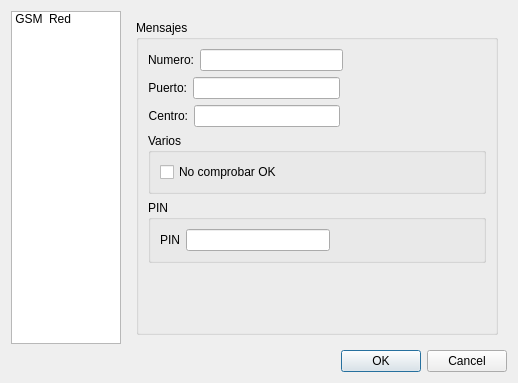
<?xml version="1.0" encoding="UTF-8"?>
<ui version="4.0">
 <class>menixPrefs</class>
 <widget class="QDialog" name="menixPrefs">
  <property name="geometry">
   <rect>
    <x>0</x>
    <y>0</y>
    <width>518</width>
    <height>383</height>
   </rect>
  </property>
  <property name="windowTitle">
   <string>Preferencias</string>
  </property>
  <layout class="QVBoxLayout" name="verticalLayout">
   <item>
    <layout class="QHBoxLayout" name="horizontalLayout">
     <item>
      <widget class="QListWidget" name="listWidgetPanel">
       <property name="minimumSize">
        <size>
         <width>0</width>
         <height>0</height>
        </size>
       </property>
       <property name="maximumSize">
        <size>
         <width>110</width>
         <height>16777215</height>
        </size>
       </property>
       <property name="iconSize">
        <size>
         <width>96</width>
         <height>84</height>
        </size>
       </property>
       <property name="movement">
        <enum>QListView::Static</enum>
       </property>
       <property name="spacing">
        <number>6</number>
       </property>
       <property name="viewMode">
        <enum>QListView::IconMode</enum>
       </property>
       <item>
        <property name="text">
         <string>GSM</string>
        </property>
        <property name="textAlignment">
         <set>AlignHCenter|AlignVCenter|AlignCenter</set>
        </property>
        <property name="icon">
         <iconset resource="menix.qrc">
          <normaloff>:/modem.png</normaloff>:/modem.png</iconset>
        </property>
       </item>
       <item>
        <property name="text">
         <string>Red</string>
        </property>
        <property name="textAlignment">
         <set>AlignHCenter|AlignVCenter|AlignCenter</set>
        </property>
        <property name="icon">
         <iconset resource="menix.qrc">
          <normaloff>:/network-wired.png</normaloff>:/network-wired.png</iconset>
        </property>
       </item>
      </widget>
     </item>
     <item>
      <widget class="QStackedWidget" name="stackedWidgetOpciones">
       <property name="currentIndex">
        <number>0</number>
       </property>
       <widget class="QWidget" name="page">
        <layout class="QVBoxLayout" name="verticalLayout_3">
         <item>
          <widget class="QGroupBox" name="groupBox">
           <property name="title">
            <string>Mensajes</string>
           </property>
           <layout class="QVBoxLayout" name="verticalLayout_7">
            <item>
             <layout class="QHBoxLayout" name="horizontalLayout_2">
              <item>
               <widget class="QLabel" name="labelNumero">
                <property name="text">
                 <string>Numero:</string>
                </property>
                <property name="alignment">
                 <set>Qt::AlignRight|Qt::AlignTrailing|Qt::AlignVCenter</set>
                </property>
               </widget>
              </item>
              <item>
               <widget class="QLineEdit" name="lineEditNumero"/>
              </item>
              <item>
               <spacer name="horizontalSpacer_2">
                <property name="orientation">
                 <enum>Qt::Horizontal</enum>
                </property>
                <property name="sizeHint" stdset="0">
                 <size>
                  <width>40</width>
                  <height>20</height>
                 </size>
                </property>
               </spacer>
              </item>
             </layout>
            </item>
            <item>
             <layout class="QHBoxLayout" name="horizontalLayout_3">
              <item>
               <widget class="QLabel" name="labelPuerto">
                <property name="layoutDirection">
                 <enum>Qt::LeftToRight</enum>
                </property>
                <property name="text">
                 <string>Puerto:</string>
                </property>
                <property name="alignment">
                 <set>Qt::AlignRight|Qt::AlignTrailing|Qt::AlignVCenter</set>
                </property>
               </widget>
              </item>
              <item>
               <widget class="QLineEdit" name="lineEditPuerto"/>
              </item>
              <item>
               <spacer name="horizontalSpacer_3">
                <property name="orientation">
                 <enum>Qt::Horizontal</enum>
                </property>
                <property name="sizeHint" stdset="0">
                 <size>
                  <width>40</width>
                  <height>20</height>
                 </size>
                </property>
               </spacer>
              </item>
             </layout>
            </item>
            <item>
             <layout class="QHBoxLayout" name="horizontalLayout_4">
              <item>
               <widget class="QLabel" name="labelCentro">
                <property name="text">
                 <string>Centro:</string>
                </property>
                <property name="alignment">
                 <set>Qt::AlignRight|Qt::AlignTrailing|Qt::AlignVCenter</set>
                </property>
               </widget>
              </item>
              <item>
               <widget class="QLineEdit" name="lineEditCentro"/>
              </item>
              <item>
               <spacer name="horizontalSpacer_4">
                <property name="orientation">
                 <enum>Qt::Horizontal</enum>
                </property>
                <property name="sizeHint" stdset="0">
                 <size>
                  <width>40</width>
                  <height>20</height>
                 </size>
                </property>
               </spacer>
              </item>
             </layout>
            </item>
            <item>
             <widget class="QGroupBox" name="groupBox_3">
              <property name="title">
               <string>Varios</string>
              </property>
              <layout class="QVBoxLayout" name="verticalLayout_6">
               <item>
                <layout class="QHBoxLayout" name="horizontalLayout_6">
                 <item>
                  <widget class="QCheckBox" name="checkBoxFixok">
                   <property name="text">
                    <string>No comprobar OK</string>
                   </property>
                  </widget>
                 </item>
                </layout>
               </item>
              </layout>
             </widget>
            </item>
            <item>
             <widget class="QGroupBox" name="groupBox_4">
              <property name="title">
               <string>PIN</string>
              </property>
              <layout class="QVBoxLayout" name="verticalLayout_2">
               <item>
                <layout class="QHBoxLayout" name="horizontalLayout_7">
                 <item>
                  <widget class="QLabel" name="labelPin">
                   <property name="text">
                    <string>PIN</string>
                   </property>
                  </widget>
                 </item>
                 <item>
                  <widget class="QLineEdit" name="lineEditPin"/>
                 </item>
                 <item>
                  <spacer name="horizontalSpacer_5">
                   <property name="orientation">
                    <enum>Qt::Horizontal</enum>
                   </property>
                   <property name="sizeHint" stdset="0">
                    <size>
                     <width>40</width>
                     <height>20</height>
                    </size>
                   </property>
                  </spacer>
                 </item>
                </layout>
               </item>
              </layout>
             </widget>
            </item>
            <item>
             <spacer name="verticalSpacer">
              <property name="orientation">
               <enum>Qt::Vertical</enum>
              </property>
              <property name="sizeHint" stdset="0">
               <size>
                <width>20</width>
                <height>40</height>
               </size>
              </property>
             </spacer>
            </item>
           </layout>
          </widget>
         </item>
        </layout>
       </widget>
       <widget class="QWidget" name="page_2">
        <layout class="QVBoxLayout" name="verticalLayout_5">
         <item>
          <widget class="QGroupBox" name="groupBox_2">
           <property name="title">
            <string>IPs permitidas</string>
           </property>
           <layout class="QVBoxLayout" name="verticalLayout_4">
            <item>
             <widget class="QListWidget" name="listWidgetIps"/>
            </item>
            <item>
             <layout class="QHBoxLayout" name="horizontalLayout_5">
              <item>
               <spacer name="horizontalSpacer">
                <property name="orientation">
                 <enum>Qt::Horizontal</enum>
                </property>
                <property name="sizeHint" stdset="0">
                 <size>
                  <width>40</width>
                  <height>20</height>
                 </size>
                </property>
               </spacer>
              </item>
              <item>
               <widget class="QPushButton" name="pushButtonAdd">
                <property name="text">
                 <string>Añadir</string>
                </property>
                <property name="icon">
                 <iconset resource="menix.qrc">
                  <normaloff>:/list-add.png</normaloff>:/list-add.png</iconset>
                </property>
               </widget>
              </item>
              <item>
               <widget class="QPushButton" name="pushButtonDel">
                <property name="text">
                 <string>Eliminar</string>
                </property>
                <property name="icon">
                 <iconset resource="menix.qrc">
                  <normaloff>:/list-remove.png</normaloff>:/list-remove.png</iconset>
                </property>
               </widget>
              </item>
             </layout>
            </item>
           </layout>
          </widget>
         </item>
        </layout>
       </widget>
      </widget>
     </item>
    </layout>
   </item>
   <item>
    <widget class="QDialogButtonBox" name="buttonBox">
     <property name="standardButtons">
      <set>QDialogButtonBox::Cancel|QDialogButtonBox::Ok</set>
     </property>
    </widget>
   </item>
  </layout>
 </widget>
 <resources>
  <include location="menix.qrc"/>
 </resources>
 <connections>
  <connection>
   <sender>buttonBox</sender>
   <signal>rejected()</signal>
   <receiver>menixPrefs</receiver>
   <slot>deleteLater()</slot>
   <hints>
    <hint type="sourcelabel">
     <x>240</x>
     <y>217</y>
    </hint>
    <hint type="destinationlabel">
     <x>269</x>
     <y>203</y>
    </hint>
   </hints>
  </connection>
 </connections>
</ui>
